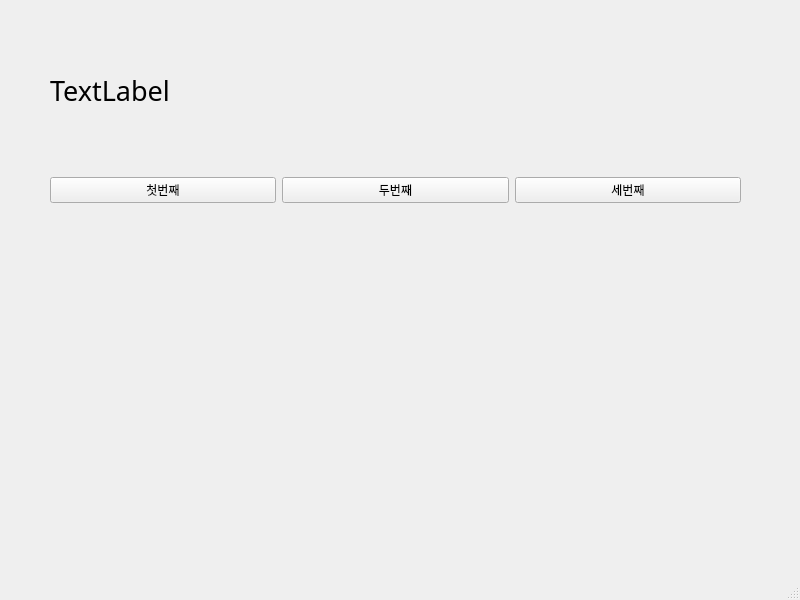
<?xml version="1.0" encoding="UTF-8"?>
<ui version="4.0">
 <class>MainWindow</class>
 <widget class="QMainWindow" name="MainWindow">
  <property name="geometry">
   <rect>
    <x>0</x>
    <y>0</y>
    <width>800</width>
    <height>600</height>
   </rect>
  </property>
  <property name="windowTitle">
   <string>MainWindow</string>
  </property>
  <widget class="QWidget" name="centralwidget">
   <widget class="QWidget" name="horizontalLayoutWidget">
    <property name="geometry">
     <rect>
      <x>50</x>
      <y>140</y>
      <width>691</width>
      <height>101</height>
     </rect>
    </property>
    <layout class="QHBoxLayout" name="horizontalLayout">
     <item>
      <widget class="QPushButton" name="pushButton_2">
       <property name="text">
        <string>첫번째</string>
       </property>
      </widget>
     </item>
     <item>
      <widget class="QPushButton" name="pushButton">
       <property name="text">
        <string>두번째</string>
       </property>
      </widget>
     </item>
     <item>
      <widget class="QPushButton" name="pushButton_3">
       <property name="text">
        <string>세번째</string>
       </property>
      </widget>
     </item>
    </layout>
   </widget>
   <widget class="QLabel" name="label">
    <property name="geometry">
     <rect>
      <x>50</x>
      <y>60</y>
      <width>691</width>
      <height>61</height>
     </rect>
    </property>
    <property name="font">
     <font>
      <family>맑은 고딕</family>
      <pointsize>20</pointsize>
      <weight>50</weight>
      <bold>false</bold>
     </font>
    </property>
    <property name="text">
     <string>TextLabel</string>
    </property>
   </widget>
  </widget>
  <widget class="QMenuBar" name="menubar">
   <property name="geometry">
    <rect>
     <x>0</x>
     <y>0</y>
     <width>800</width>
     <height>21</height>
    </rect>
   </property>
  </widget>
  <widget class="QStatusBar" name="statusbar"/>
 </widget>
 <resources/>
 <connections>
  <connection>
   <sender>pushButton_2</sender>
   <signal>clicked()</signal>
   <receiver>MainWindow</receiver>
   <slot>firstClick()</slot>
   <hints>
    <hint type="sourcelabel">
     <x>99</x>
     <y>208</y>
    </hint>
    <hint type="destinationlabel">
     <x>128</x>
     <y>281</y>
    </hint>
   </hints>
  </connection>
  <connection>
   <sender>pushButton</sender>
   <signal>clicked()</signal>
   <receiver>MainWindow</receiver>
   <slot>secondClick()</slot>
   <hints>
    <hint type="sourcelabel">
     <x>362</x>
     <y>209</y>
    </hint>
    <hint type="destinationlabel">
     <x>407</x>
     <y>280</y>
    </hint>
   </hints>
  </connection>
  <connection>
   <sender>pushButton_3</sender>
   <signal>clicked()</signal>
   <receiver>MainWindow</receiver>
   <slot>ThirdClick()</slot>
   <hints>
    <hint type="sourcelabel">
     <x>571</x>
     <y>214</y>
    </hint>
    <hint type="destinationlabel">
     <x>617</x>
     <y>274</y>
    </hint>
   </hints>
  </connection>
 </connections>
 <slots>
  <slot>firstClick()</slot>
  <slot>secondClick()</slot>
  <slot>ThirdClick()</slot>
 </slots>
</ui>
